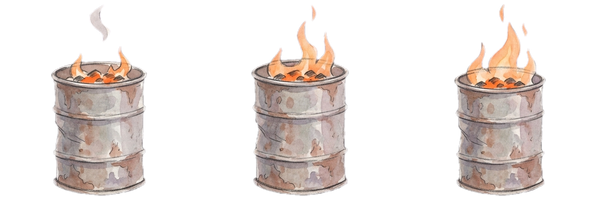
#> input picture assets/art/props/prop_barrel2088.png, 600 x 200 px, found by its file name; its folder holds only this picture in this run
$ python build_props.py
#> lines starting #> are read from the running program, lines starting #| are printed output that depends on the picture; after the words box and inside, x2 and y2 are one past the last pixel; in counts of white or black regions, pixels touching at a corner belong together
### scripts/build_sheets.py
#!/usr/bin/env python3
"""Asset post-processing for Hearts Across Time.

Subcommands:
  key      IN.png OUT.png [--color magenta|white]   chroma/luma key -> RGBA
  cell     IN.png OUT.png [--h 192]                 trim, scale, anchor to 150x210 cell
  compose  SPEC.json OUT.png                        build 4x8 (150x210) sheet from cells
  bgprep   IN.png OUT.png --maxh N [--color white]  key, seam-blend edges, cap height
  pair     IN.png OUT.png                           tile image 2x side by side (QC seams)
"""
import argparse, json, sys
from pathlib import Path

import numpy as np
from PIL import Image

CELL_W, CELL_H = 150, 210
ANCHOR_PAD = 4  # px margin between feet and cell bottom


# ---------- keying ----------

# [5 lines left out: function _soft, not called in this run]


def _rgb2hsv(rgb):
    """rgb float32 HxWx3 in 0..255 -> hsv HxWx3 (h 0..1, s 0..1, v 0..1)."""
    import colorsys
    flat = (rgb / 255.0).reshape(-1, 3)
    hsv = np.array([colorsys.rgb_to_hsv(*p) for p in flat])
    return hsv.reshape(rgb.shape)


# [36 lines left out: function key_image, not called in this run]


def flood_key(img: Image.Image) -> Image.Image:
    """Background-safe keying: remove only magenta Edge-connected via flood fill,
    so interior pinkish watercolor washes survive. Wall tiles (no magenta) pass through untouched."""
    from collections import deque
    from PIL import ImageFilter
    rgb = np.asarray(img.convert("RGB")).astype(np.float32)
    hsv = _rgb2hsv(rgb)
    h, s = hsv[..., 0], hsv[..., 1]
    w = 60
    ch = np.concatenate([h[:w, :w].ravel(), h[:w, -w:].ravel(), h[-w:, :w].ravel(), h[-w:, -w:].ravel()])
    cs = np.concatenate([s[:w, :w].ravel(), s[:w, -w:].ravel(), s[-w:, :w].ravel(), s[-w:, -w:].ravel()])
    bg_h = float(np.median(ch[cs > 0.25])) if (cs > 0.25).any() else 0.86
    dh = np.minimum(np.abs(h - bg_h), 1 - np.abs(h - bg_h))
    mag = (dh < 0.055) & (s > 0.30)
    Hh, Ww = mag.shape
    seen = np.zeros_like(mag)
    dq = deque()
    for x in range(Ww):
        for y in (0, Hh - 1):
            if mag[y, x] and not seen[y, x]:
                seen[y, x] = True
                dq.append((y, x))
    for y in range(Hh):
        for x in (0, Ww - 1):
            if mag[y, x] and not seen[y, x]:
                seen[y, x] = True
                dq.append((y, x))
    while dq:
        y, x = dq.popleft()
        if y + 1 < Hh and mag[y + 1, x] and not seen[y + 1, x]: seen[y + 1, x] = True; dq.append((y + 1, x))
        if y > 0 and mag[y - 1, x] and not seen[y - 1, x]: seen[y - 1, x] = True; dq.append((y - 1, x))
        if x + 1 < Ww and mag[y, x + 1] and not seen[y, x + 1]: seen[y, x + 1] = True; dq.append((y, x + 1))
        if x > 0 and mag[y, x - 1] and not seen[y, x - 1]: seen[y, x - 1] = True; dq.append((y, x - 1))
    # strict magenta also counts as bg: catches saturated slivers enclosed by content
    mag_strict = (dh < 0.05) & (s > 0.42)
    seen |= mag_strict
    alpha = np.where(seen, 0, 255).astype(np.uint8)
    # erode subject 2px to consume the antialiased magenta fringe, then soft feather
    a_img = Image.fromarray(alpha).filter(ImageFilter.MinFilter(5))
    a = a_img.filter(ImageFilter.GaussianBlur(1.2))
    # despill near-boundary pixels: pull magenta cast toward neutral
    aa = np.asarray(a).astype(np.float32) / 255.0
    edge = (aa > 0.05) & (aa < 0.9) & (dh < 0.10) & (s > 0.18)
    luma = (0.299 * rgb[..., 0] + 0.587 * rgb[..., 1] + 0.114 * rgb[..., 2])
    for i in range(3):
        rgb[..., i] = np.where(edge, 0.40 * rgb[..., i] + 0.60 * luma, rgb[..., i])
    out = np.dstack([np.clip(rgb, 0, 255).astype(np.uint8), np.asarray(a)])
    return Image.fromarray(out, "RGBA")


def alpha_bbox(im: Image.Image):
    a = np.asarray(im)[..., 3]
    ys, xs = np.where(a > 24)
    if len(xs) == 0:
        return None
    return xs.min(), ys.min(), xs.max() + 1, ys.max() + 1


def trim(im: Image.Image, pad=2) -> Image.Image:
    bb = alpha_bbox(im)
    if not bb:
        return im
    x0, y0, x1, y1 = bb
    x0, y0 = max(0, x0 - pad), max(0, y0 - pad)
    x1, y1 = min(im.width, x1 + pad), min(im.height, y1 + pad)
    return im.crop((x0, y0, x1, y1))


# ---------- sprite cells / sheet ----------

# [178 lines left out: functions anchor_cell, compose, seam_blend, _hsv2rgb, depink_hues, seal_bottom and 3 more, not called in this run]


# [2 lines that do not run on import are left out]

### scripts/build_props.py
#!/usr/bin/env python3
"""Post-process AI prop strips into game-ready sprite strips.

Per prop (assets/gen/props/<id>.png, a horizontal 3-frame strip on magenta):
  1. flood_key magenta -> RGBA            (build_sheets.flood_key)
  2. slice into 3 equal columns, trim each
  3. re-anchor each frame bottom-center into a 200x200 cell
  4. compose 3x1 strip -> assets/art/props/prop_<id>.png
  5. QC montage on checkerboard -> assets/gen/props/<id>_qc.png

Usage:
  python scripts/build_props.py             # all raw strips found in assets/gen/props
  python scripts/build_props.py flag1944    # subset
"""
import sys
from pathlib import Path

import numpy as np
from PIL import Image, ImageDraw

from build_sheets import flood_key, trim

CELL = 200
RAW = Path("assets/gen/props")


def proc(pid: str) -> bool:
    src = RAW / f"{pid}.png"
    if not src.exists():
        print(f"!! missing raw {src}", file=sys.stderr)
        return False
    raw = Image.open(src)
    im = flood_key(raw.convert("RGB"))
    if raw.mode == "RGBA":  # alpha hasil fix_props_key: perbatasan/area berlabel transparan ikut dipotong
        a_src = np.asarray(raw.getchannel("A"), np.uint8)
        ra = np.asarray(im).copy()
        ra[..., 3] = np.minimum(ra[..., 3], np.asarray(Image.fromarray(a_src).resize(im.size, Image.LANCZOS)))
        im = Image.fromarray(ra, "RGBA")
    im = trim(im, pad=0)
    w3 = im.width // 3
    cells = []
    for k in range(3):
        f = im.crop((k * w3, 0, (k + 1) * w3 if k < 2 else im.width, im.height))
        f = trim(f)
        s = (CELL - 8) / max(f.height, f.width * 0.9)  # tinggi penuh dulu; batasi lebar
        if f.width * s > CELL - 8:
            s = (CELL - 8) / f.width
        f = f.resize((max(1, round(f.width * s)), max(1, round(f.height * s))), Image.LANCZOS)
        cell = Image.new("RGBA", (CELL, CELL), (0, 0, 0, 0))
        cell.alpha_composite(f, ((CELL - f.width) // 2, CELL - 4 - f.height))  # jangkar tengah-bawah
        cells.append(cell)
    strip = Image.new("RGBA", (CELL * 3, CELL), (0, 0, 0, 0))
    for k, cell in enumerate(cells):
        strip.alpha_composite(cell, (k * CELL, 0))
    out = Path("assets/art/props") / f"prop_{pid}.png"
    strip.save(out)
    # QC: strip di atas papan catur + pemisah sel
    bg = Image.new("RGBA", (strip.width * 2, strip.height * 2), (64, 64, 72, 255))
    d = ImageDraw.Draw(bg)
    for y in range(0, bg.height, 20):
        for x in range(0, bg.width, 20):
            if (x // 20 + y // 20) % 2 == 0:
                d.rectangle([x, y, x + 19, y + 19], fill=(86, 86, 98, 255))
    bg.alpha_composite(strip.resize((strip.width * 2, strip.height * 2), Image.LANCZOS))
    for k in range(3):
        x = (k * CELL + CELL // 2) * 2
        for yy in range(0, bg.height, 12):
            d.point((x, yy), fill=(255, 255, 0, 255))
    qc = RAW / f"{pid}_qc.png"
    bg.convert("RGB").save(qc)
    print(f"prop {out} {strip.size}  QC {qc}")
    return True


def main() -> int:
    want = sys.argv[1:] or sorted(p.stem for p in RAW.glob("*.png") if not p.stem.endswith("_qc"))
    ok = all(proc(pid) for pid in want)
#> in proc, raw is the input picture: PIL image 600x200 RGBA; mean R, G, B, A 57.3, 50, 46.8, 74.7
#> in flood_key, `ch = np.concatenate([h[:w, :w].ravel(), h[:w, -w:].ravel(), h[-w:, :w]..`: ch = 14400 values, max 0.985 at index 8399, min 0 at index 0, mean 0.00444
#> in flood_key, `cs = np.concatenate([s[:w, :w].ravel(), s[:w, -w:].ravel(), s[-w:, :w]..`: cs = 14400 values, max 1 at index 7433, min 0 at index 0, mean 0.0036
#> in flood_key, `bg_h = float(np.median(ch[cs > 0.25])) if (cs > 0.25).any() else 0.86`: bg_h = 0.667
#> in flood_key, `mag = (dh < 0.055) & (s > 0.30)`:
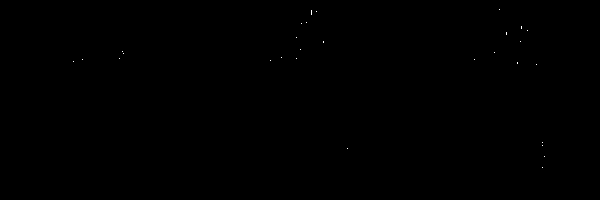
#> mag: shape (200, 600) bool; 0.03% white in thin lines or dots, all inside (x1, y1, x2, y2) = (73, 9, 545, 168)
#> after the loop in flood_key, `for x in range(Ww):`: seen: shape (200, 600) bool; every value is 0
#> in flood_key, `a_img = Image.fromarray(alpha).filter(ImageFilter.MinFilter(5))`: a_img: PIL image 600x200 L; 99.4% white; 21 black regions, largest, box (x1, y1, x2, y2) and area: (309, 8, 319, 17) 70, (117, 49, 126, 61) 63, (299, 20, 309, 26) 50
#> in flood_key, `edge = (aa > 0.05) & (aa < 0.9) & (dh < 0.10) & (s > 0.18)`: edge: shape (200, 600) bool; 0.02% white in thin lines or dots, all inside (x1, y1, x2, y2) = (73, 7, 545, 168)
#> in proc, `a_src = np.asarray(raw.getchannel("A"), np.uint8)`:
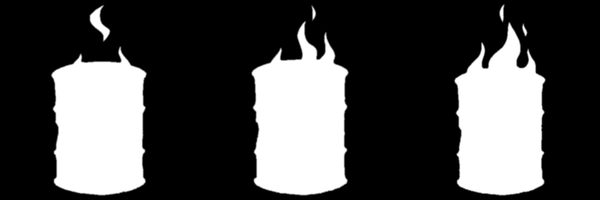
#> a_src: shape (200, 600); min 0, max 255, mean 74.7
#> in trim, `bb = alpha_bbox(im)`: bb = (51, 4, 546, 196)
#> in trim, `x0, y0, x1, y1 = bb`: x0 = 51; y0 = 4; x1 = 546; y1 = 196
#> the loop in proc, `for k in range(3):` made 3 passes
#> pass 1, in alpha_bbox (call 2), `a = np.asarray(im)[..., 3]`:
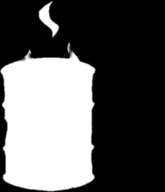
#> a: shape (192, 165); min 0, max 255, mean 93.1
#> pass 1, in proc, `f = trim(f)`:
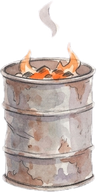
#> f: PIL image 98x192 RGBA; mean R, G, B, A 118, 105.2, 99.9, 156.7; transparent parts drawn white
#> after the loop in proc, `for k in range(3):`:
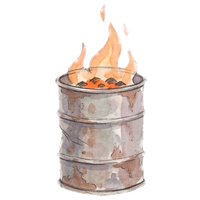
#> cell: PIL image 200x200 RGBA; mean R, G, B, A 57, 49.1, 45.3, 71.9; transparent parts drawn white
#> after the loop in proc, `for k in range(3):`:
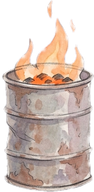
#> f: PIL image 94x192 RGBA; mean R, G, B, A 126.3, 108.8, 100.4, 159.3; transparent parts drawn white
#> after the loop in proc, `for k in range(3):`: cells = 3 items
#> in proc, `strip = Image.new("RGBA", (CELL * 3, CELL), (0, 0, 0, 0))`: strip: PIL image 600x200 RGBA; every value is 0
#> the loop in proc, `for k, cell in enumerate(cells):` made 3 passes
#> in proc, `bg.alpha_composite(strip.resize((strip.width * 2, strip.height * 2), I..`:
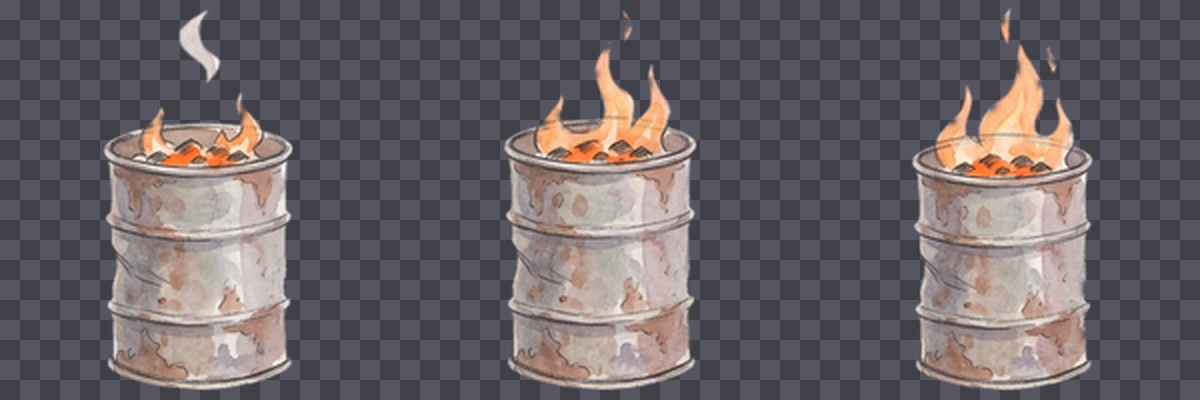
#> bg: PIL image 1200x400 RGBA; mean R, G, B, A 106.4, 99.7, 103.7, 255
#| prop assets/art/props/prop_prop_barrel2088.png (600, 200)  QC assets/gen/props/prop_barrel2088_qc.png
    print(f"done build_props ok={ok}")
    return 0 if ok else 2


if __name__ == "__main__":
    sys.exit(main())
#> (the program exits here)

$ run again, on assets/art/props/prop_crate1944.png
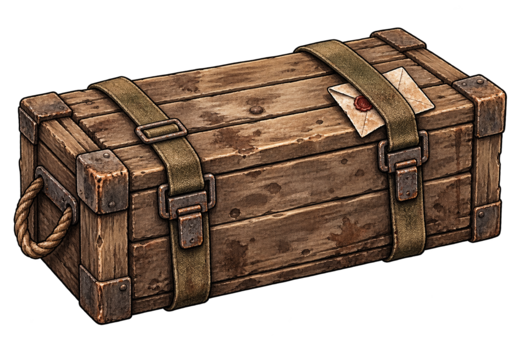
#> input picture assets/art/props/prop_crate1944.png, 512 x 344 px, found by its file name
#> in proc, raw is the input picture: PIL image 512x344 RGBA; mean R, G, B, A 63.8, 46.8, 34.4, 150.1
#> ch = 14400 values, max 0.958 at index 11044, min 0 at index 0, mean 0.00277
#> cs = 14400 values, max 1 at index 3848, min 0 at index 0, mean 0.022
#> bg_h = 0.0606
#> mag: shape (344, 512) bool; 58.8% white; 820 black regions (790 under 20 px), largest, box (x1, y1, x2, y2) and area: (0, 0, 512, 344) 66174, (35, 166, 76, 220) 518, (171, 190, 211, 207) 302
#> mag_strict: shape (344, 512) bool; 51% white; 1208 black regions (1141 under 20 px), largest, box (x1, y1, x2, y2) and area: (0, 0, 512, 344) 67242, (156, 173, 219, 249) 1806, (184, 76, 322, 127) 1657
#> alpha: shape (344, 512); 41.3% white; 819 white regions (789 under 20 px), largest, box (x1, y1, x2, y2) and area: (0, 0, 512, 344) 66179, (35, 166, 76, 220) 553, (171, 190, 211, 207) 329
#> a_img: PIL image 512x344 L; 35% white; 25 white regions (13 under 20 px), largest, box (x1, y1, x2, y2) and area: (0, 0, 512, 344) 61096, (181, 222, 197, 238) 107, (50, 180, 62, 197) 103
#> edge: shape (344, 512) bool; 0.93% white; 30 white regions (11 under 20 px), largest, box (x1, y1, x2, y2) and area: (48, 179, 70, 208) 235, (179, 220, 199, 240) 188, (175, 192, 194, 205) 146
#> ys = 1434 values from 69 to 295; xs = 1434 values, max 487 at index 1050, min 24 at index 236, mean 210.7
#> bb = (24, 69, 488, 296)
#> in trim, `x0, y0, x1, y1 = bb`: x0 = 24; y0 = 69; x1 = 488; y1 = 296
#> the loop in proc, `for k in range(3):` made 3 passes
#> after the loop in proc, `for k in range(3):`:
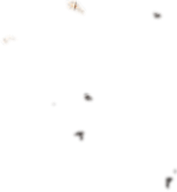
#> f: PIL image 177x192 RGBA; mean R, G, B, A 4.6, 4.2, 3.8, 1.9; transparent parts drawn white
#> after the loop in proc, `for k in range(3):`: cells = 3 items
#> the loop in proc, `for k, cell in enumerate(cells):` made 3 passes
#> in proc, `bg.alpha_composite(strip.resize((strip.width * 2, strip.height * 2), I..`:
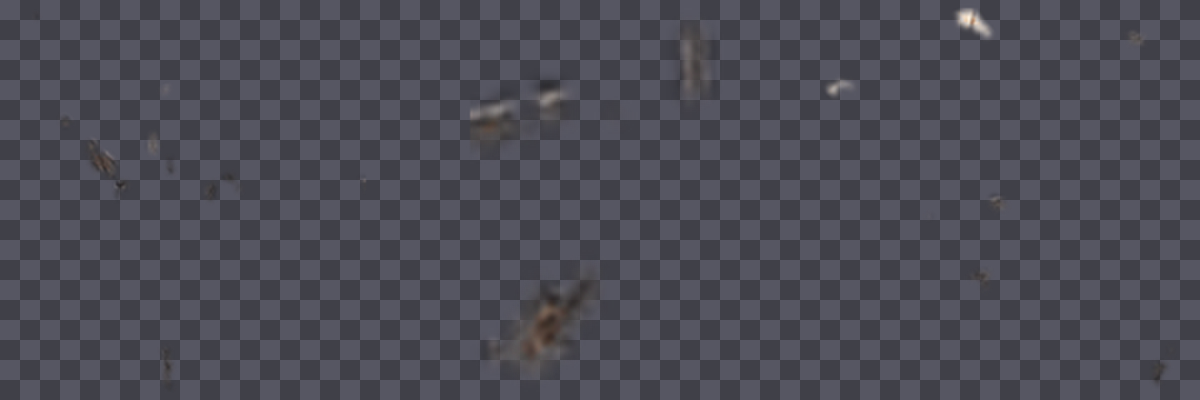
#> bg: PIL image 1200x400 RGBA; mean R, G, B, A 75.3, 75.1, 84.8, 255
#| prop assets/art/props/prop_prop_crate1944.png (600, 200)  QC assets/gen/props/prop_crate1944_qc.png

$ run again, on assets/art/props/prop_cryolog1999.png
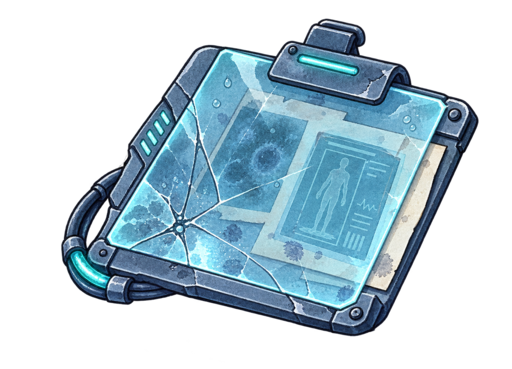
#> input picture assets/art/props/prop_cryolog1999.png, 512 x 369 px, found by its file name
#> in proc, raw is the input picture: PIL image 512x369 RGBA; mean R, G, B, A 47.5, 68.8, 79.9, 114.6
#> ch = 14400 values from 0 to 0
#> bg_h = 0.86
#> mag: shape (369, 512) bool; 0% white in thin lines or dots, all inside (x1, y1, x2, y2) = (31, 25, 416, 296)
#> a_img: PIL image 512x369 L; 99.9% white; 5 black regions, box (x1, y1, x2, y2) and area: (360, 23, 365, 28) 25, (67, 209, 72, 214) 25, (58, 256, 63, 261) 25, (413, 260, 418, 265) 25, (29, 293, 34, 298) 25
#> bb = (61, 18, 479, 337)
#> in trim, `x0, y0, x1, y1 = bb`: x0 = 61; y0 = 18; x1 = 479; y1 = 337
#> the loop in proc, `for k in range(3):` made 3 passes
#> after the loop in proc, `for k in range(3):`:
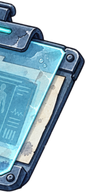
#> f: PIL image 85x192 RGBA; mean R, G, B, A 64.1, 88.1, 99.8, 148; transparent parts drawn white
#> after the loop in proc, `for k in range(3):`: cells = 3 items
#> the loop in proc, `for k, cell in enumerate(cells):` made 3 passes
#> in proc, `bg.alpha_composite(strip.resize((strip.width * 2, strip.height * 2), I..`:
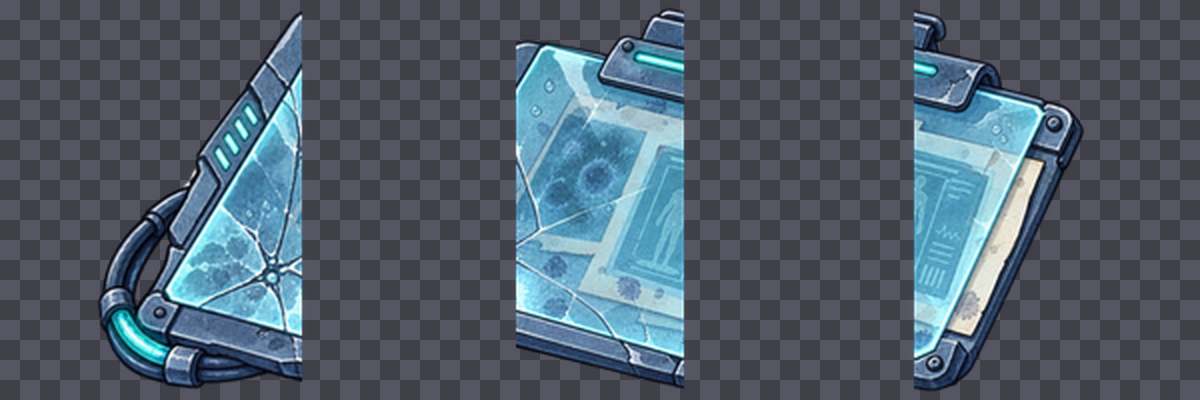
#> bg: PIL image 1200x400 RGBA; mean R, G, B, A 82.3, 95.6, 109.4, 255
#| prop assets/art/props/prop_prop_cryolog1999.png (600, 200)  QC assets/gen/props/prop_cryolog1999_qc.png

$ run again, on assets/art/props/prop_diary1968.png
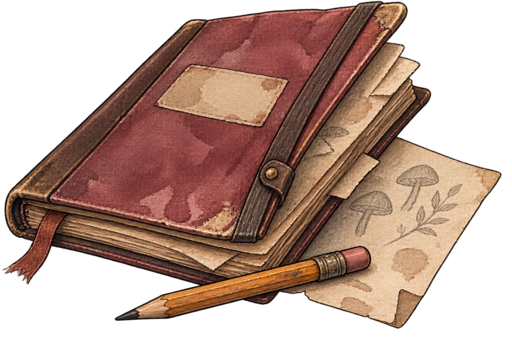
#> input picture assets/art/props/prop_diary1968.png, 512 x 340 px, found by its file name
#> in proc, raw is the input picture: PIL image 512x340 RGBA; mean R, G, B, A 88.8, 60.6, 48.9, 150.1
#> ch = 14400 values, max 0.472 at index 10565, min 0 at index 0, mean 0.000452
#> cs = 14400 values, max 1 at index 7525, min 0 at index 0, mean 0.00692
#> bg_h = 0.0366
#> mag: shape (340, 512) bool; 58.6% white; 700 black regions (678 under 20 px), largest, box (x1, y1, x2, y2) and area: (0, 0, 512, 340) 42315, (0, 0, 357, 267) 21996, (349, 224, 459, 322) 2718
#> mag_strict: shape (340, 512) bool; 43.3% white; 176 white regions (171 under 20 px), largest, box (x1, y1, x2, y2) and area: (0, 0, 505, 333) 74568, (341, 297, 368, 307) 83, (341, 30, 351, 39) 32, (2, 333, 9, 340) 29, (310, 84, 316, 96) 21
#> alpha: shape (340, 512); 42.1% white; 692 white regions (670 under 20 px), largest, box (x1, y1, x2, y2) and area: (0, 0, 512, 340) 42438, (0, 0, 357, 267) 21998, (349, 224, 459, 322) 3175
#> a_img: PIL image 512x340 L; 36% white; 19 white regions (11 under 20 px), largest, box (x1, y1, x2, y2) and area: (0, 0, 512, 340) 39323, (0, 0, 350, 197) 20169, (352, 226, 454, 317) 1436
#> edge: shape (340, 512) bool; 1.8% white; 18 white regions (9 under 20 px), largest, box (x1, y1, x2, y2) and area: (351, 224, 456, 319) 1582, (418, 167, 477, 210) 660, (440, 205, 474, 221) 247
#> ys = 4230 values from 65 to 319; xs = 4230 values, max 475 at index 839, min 119 at index 4148, mean 411.4
#> bb = (119, 65, 476, 320)
#> in trim, `x0, y0, x1, y1 = bb`: x0 = 119; y0 = 65; x1 = 476; y1 = 320
#> the loop in proc, `for k in range(3):` made 3 passes
#> after the loop in proc, `for k in range(3):`: cells = 3 items
#> the loop in proc, `for k, cell in enumerate(cells):` made 3 passes
#> in proc, `bg.alpha_composite(strip.resize((strip.width * 2, strip.height * 2), I..`:
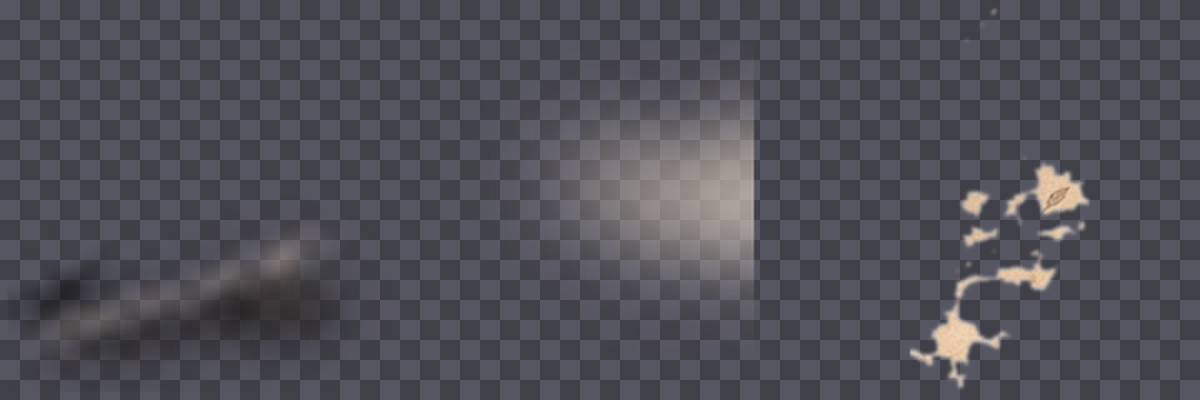
#> bg: PIL image 1200x400 RGBA; mean R, G, B, A 80.1, 79.3, 87.8, 255
#| prop assets/art/props/prop_prop_diary1968.png (600, 200)  QC assets/gen/props/prop_diary1968_qc.png
